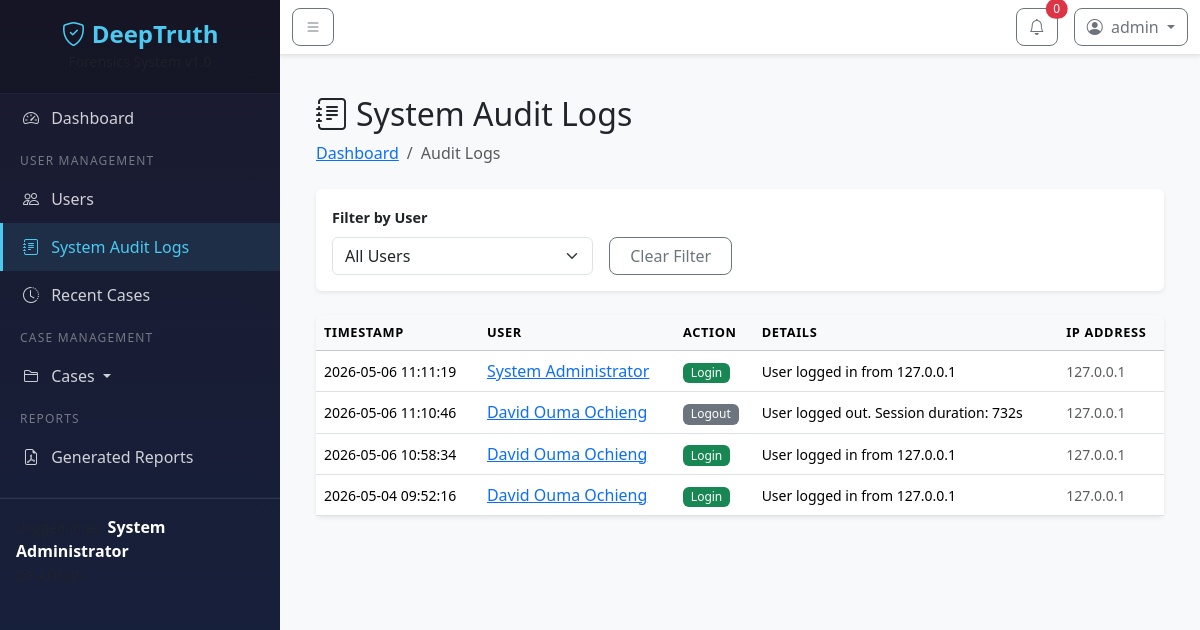
Page /admin/audit-logs (signed in) on the earlier database version.
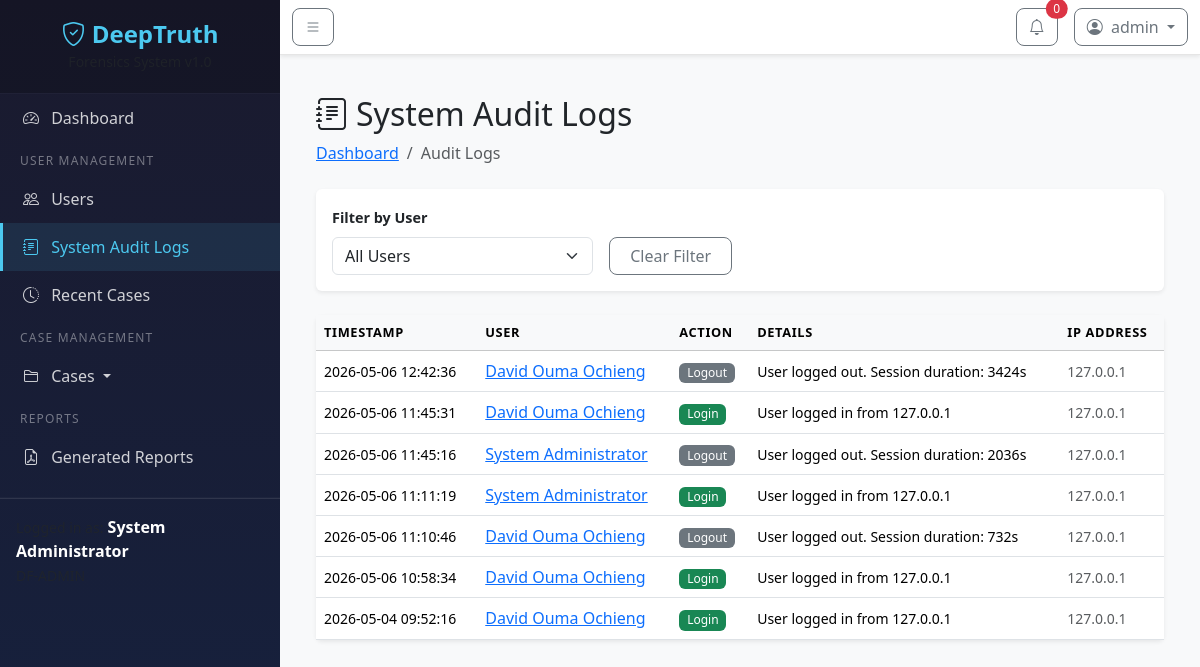
Same page on the later database version.
### models/user.py (models this page shows, shortened)
class AuditLog(db.Model):
    __tablename__ = 'audit_logs'
    id = db.Column(db.Integer, primary_key=True)
    user_id = db.Column(db.Integer, db.ForeignKey('users.id'), nullable=False)
    action = db.Column(db.String(100), nullable=False)
    details = db.Column(db.Text)
    ip_address = db.Column(db.String(45))
    timestamp = db.Column(db.DateTime, default=datetime.utcnow)

class User(UserMixin, db.Model):
    __tablename__ = 'users'
    id = db.Column(db.Integer, primary_key=True)
    email = db.Column(db.String(120), unique=True, nullable=False, index=True)
    username = db.Column(db.String(80), unique=True, nullable=False, index=True)
    password_hash = db.Column(db.String(256), nullable=False)
    full_name = db.Column(db.String(150), nullable=False)
    badge_number = db.Column(db.String(50), unique=True)
    role = db.Column(db.String(20), default='examiner')  # admin, examiner
    is_active = db.Column(db.Boolean, default=True)
    created_at = db.Column(db.DateTime, default=datetime.utcnow)
    last_login = db.Column(db.DateTime)
    last_logout = db.Column(db.DateTime)
    total_time_spent = db.Column(db.Integer, default=0)  # in seconds
    cases = db.relationship('Case', backref='investigator', lazy='dynamic')
    evidence_uploads = db.relationship('EvidenceFile', backref='uploader', lazy='dynamic',
                                       foreign_keys='EvidenceFile.uploaded_by')
    custody_actions = db.relationship('ChainOfCustody', backref='performer', lazy='dynamic',
                                      foreign_keys='ChainOfCustody.performed_by')
    generated_reports = db.relationship('PDFReport', backref='generator', lazy='dynamic',
                                        foreign_keys='PDFReport.generated_by')
    audit_logs = db.relationship('AuditLog', backref='user', lazy='dynamic')

### routes/admin.py (the view)
@admin_bp.route('/audit-logs')
@login_required
@admin_required
def audit_logs():
    page = request.args.get('page', 1, type=int)
    user_filter = request.args.get('user_id', type=int)
    query = AuditLog.query
    if user_filter:
        query = query.filter_by(user_id=user_filter)
    logs = query.order_by(AuditLog.timestamp.desc()).paginate(page=page, per_page=50, error_out=False)
    users = User.query.all()
    return render_template('admin/audit_logs.html', logs=logs, users=users, selected_user=user_filter)

### routes/admin.py (called while the page is built)
def admin_required(f):
    from functools import wraps
    @wraps(f)
    def decorated_function(*args, **kwargs):
        if current_user.role != 'admin':
            flash('Access denied. Admin only.', 'danger')
            return redirect(url_for('dashboard.index'))
        return f(*args, **kwargs)
    return decorated_function

### routes/auth.py (called while the page is built)
@auth_bp.before_app_request
def track_user_activity():
    if current_user.is_authenticated:
        current_user.last_activity = datetime.utcnow()
        db.session.commit()

### templates/admin/audit_logs.html (shortened to what this page needs)
{% extends "base.html" %}
{% block content %}
<div class="container-fluid">
    <h2><i class="bi bi-journal-text me-2"></i>System Audit Logs</h2>
    <nav aria-label="breadcrumb" class="mb-4">
        <ol class="breadcrumb">
            <li class="breadcrumb-item"><a href="{{ url_for('dashboard.index') }}">Dashboard</a></li>
            <li class="breadcrumb-item active">Audit Logs</li>
        </ol>
    </nav>
    <div class="card border-0 shadow-sm mb-4">
        <div class="card-body">
            <form method="GET" class="row g-3 align-items-end">
                <div class="col-md-4">
                    <label class="form-label">Filter by User</label>
                    <select class="form-select" name="user_id" onchange="this.form.submit()">
                        <option value="">All Users</option>
                    </select>
                </div>
                <div class="col-md-2">
                    <a href="{{ url_for('admin.audit_logs') }}" class="btn btn-outline-secondary w-100">Clear Filter</a>
                </div>
            </form>
        </div>
    </div>
    <div class="card border-0 shadow-sm">
        <div class="card-body p-0">
            <div class="table-responsive">
                <table class="table table-hover mb-0">
                    <thead class="table-light">
                        <tr>
                            <th>Timestamp</th>
                            <th>User</th>
                            <th>Action</th>
                            <th>Details</th>
                            <th>IP Address</th>
                        </tr>
                    </thead>
                    <tbody>
                        {% for log in logs.items %}
                        <tr>
                            <td><small>{{ log.timestamp.strftime('%Y-%m-%d %H:%M:%S') }}</small></td>
                            <td>
                                <a href="{{ url_for('admin.user_activity', user_id=log.user_id) }}">
                                    {{ log.user.full_name if log.user else 'System' }}
                                </a>
                            </td>
                            <td>
                                <span class="badge
                                    {% if 'LOGIN' in log.action %}bg-success
                                    {% elif 'LOGOUT' in log.action %}bg-secondary
                                    {% elif 'CREATED' in log.action %}bg-primary
                                    {% elif 'DELETED' in log.action %}bg-danger
                                    {% else %}bg-info{% endif %}">
                                    {{ log.action|replace('_', ' ')|title }}
                                </span>
                            </td>
                            <td><small>{{ log.details }}</small></td>
                            <td><small class="text-muted">{{ log.ip_address or 'N/A' }}</small></td>
                        </tr>
                        {% endfor %}
                    </tbody>
                </table>
            </div>
        </div>
    </div>
</div>
{% endblock %}

Differences in the rows shown:
added AuditLog: timestamp "2026-05-06 12:42:36", user "David Ouma Ochieng", action "Logout", details "User logged out. Session duration: 3424s", ip_address "127.0.0.1"
added AuditLog: timestamp "2026-05-06 11:45:31", user "David Ouma Ochieng", action "Login", details "User logged in from 127.0.0.1", ip_address "127.0.0.1"
added AuditLog: timestamp "2026-05-06 11:45:16", user "System Administrator", action "Logout", details "User logged out. Session duration: 2036s", ip_address "127.0.0.1"
